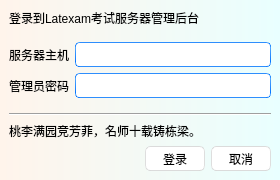
<?xml version="1.0" encoding="UTF-8"?>
<ui version="4.0">
 <class>LoginWindow</class>
 <widget class="QMainWindow" name="LoginWindow">
  <property name="geometry">
   <rect>
    <x>0</x>
    <y>0</y>
    <width>280</width>
    <height>180</height>
   </rect>
  </property>
  <property name="minimumSize">
   <size>
    <width>280</width>
    <height>180</height>
   </size>
  </property>
  <property name="windowTitle">
   <string>Latexam - 登录管理面板</string>
  </property>
  <property name="windowIcon">
   <iconset>
    <normalon>:/latexam/Latexam.ico</normalon>
   </iconset>
  </property>
  <property name="styleSheet">
   <string notr="true">/*
Aqua Style Sheet for QT Applications
Author: Jaime A. Quiroga P.
Company: GTRONICK
Last updated: 22/01/2019, 07:55.
Available at: https://github.com/GTRONICK/QSS/blob/master/Aqua.qss
*/
QMainWindow {
	background-color: qlineargradient(spread:pad, x1:0, y1:0, x2:1, y2:0, stop:0 rgba(255, 244, 235, 255), stop:1 rgba(233, 255, 255, 255));
}
QTextEdit {
	border-width: 1px;
	border-style: solid;
	border-color: qlineargradient(spread:pad, x1:0.5, y1:1, x2:0.5, y2:0, stop:0 rgba(0, 113, 255, 255), stop:1 rgba(91, 171, 252, 255));
}
QPlainTextEdit {
	border-width: 1px;
	border-style: solid;
	border-color: qlineargradient(spread:pad, x1:0.5, y1:1, x2:0.5, y2:0, stop:0 rgba(0, 113, 255, 255), stop:1 rgba(91, 171, 252, 255));
}
QToolButton {
	border-style: solid;
	border-top-color: qlineargradient(spread:pad, x1:0.5, y1:1, x2:0.5, y2:0, stop:0 rgb(215, 215, 215), stop:1 rgb(222, 222, 222));
	border-right-color: qlineargradient(spread:pad, x1:0, y1:0.5, x2:1, y2:0.5, stop:0 rgb(217, 217, 217), stop:1 rgb(227, 227, 227));
	border-left-color: qlineargradient(spread:pad, x1:0, y1:0.5, x2:1, y2:0.5, stop:0 rgb(227, 227, 227), stop:1 rgb(217, 217, 217));
	border-bottom-color: qlineargradient(spread:pad, x1:0.5, y1:1, x2:0.5, y2:0, stop:0 rgb(215, 215, 215), stop:1 rgb(222, 222, 222));
	border-width: 1px;
	border-radius: 5px;
	color: rgb(0,0,0);
	padding: 2px;
	background-color: rgb(255,255,255);
}
QToolButton:hover{
	border-style: solid;
	border-top-color: qlineargradient(spread:pad, x1:0.5, y1:1, x2:0.5, y2:0, stop:0 rgb(195, 195, 195), stop:1 rgb(222, 222, 222));
	border-right-color: qlineargradient(spread:pad, x1:0, y1:0.5, x2:1, y2:0.5, stop:0 rgb(197, 197, 197), stop:1 rgb(227, 227, 227));
	border-left-color: qlineargradient(spread:pad, x1:0, y1:0.5, x2:1, y2:0.5, stop:0 rgb(227, 227, 227), stop:1 rgb(197, 197, 197));
	border-bottom-color: qlineargradient(spread:pad, x1:0.5, y1:1, x2:0.5, y2:0, stop:0 rgb(195, 195, 195), stop:1 rgb(222, 222, 222));
	border-width: 1px;
	border-radius: 5px;
	color: rgb(0,0,0);
	padding: 2px;
	background-color: rgb(255,255,255);
}
QToolButton:pressed{
	border-style: solid;
	border-top-color: qlineargradient(spread:pad, x1:0.5, y1:1, x2:0.5, y2:0, stop:0 rgb(215, 215, 215), stop:1 rgb(222, 222, 222));
	border-right-color: qlineargradient(spread:pad, x1:0, y1:0.5, x2:1, y2:0.5, stop:0 rgb(217, 217, 217), stop:1 rgb(227, 227, 227));
	border-left-color: qlineargradient(spread:pad, x1:0, y1:0.5, x2:1, y2:0.5, stop:0 rgb(227, 227, 227), stop:1 rgb(217, 217, 217));
	border-bottom-color: qlineargradient(spread:pad, x1:0.5, y1:1, x2:0.5, y2:0, stop:0 rgb(215, 215, 215), stop:1 rgb(222, 222, 222));
	border-width: 1px;
	border-radius: 5px;
	color: rgb(0,0,0);
	padding: 2px;
	background-color: rgb(142,142,142);
}
QPushButton{
	border-style: solid;
	border-top-color: qlineargradient(spread:pad, x1:0.5, y1:1, x2:0.5, y2:0, stop:0 rgb(215, 215, 215), stop:1 rgb(222, 222, 222));
	border-right-color: qlineargradient(spread:pad, x1:0, y1:0.5, x2:1, y2:0.5, stop:0 rgb(217, 217, 217), stop:1 rgb(227, 227, 227));
	border-left-color: qlineargradient(spread:pad, x1:0, y1:0.5, x2:1, y2:0.5, stop:0 rgb(227, 227, 227), stop:1 rgb(217, 217, 217));
	border-bottom-color: qlineargradient(spread:pad, x1:0.5, y1:1, x2:0.5, y2:0, stop:0 rgb(215, 215, 215), stop:1 rgb(222, 222, 222));
	border-width: 1px;
	border-radius: 5px;
	color: rgb(0,0,0);
	padding: 2px;
	background-color: rgb(255,255,255);
}
QPushButton::default{
	border-style: solid;
	border-top-color: qlineargradient(spread:pad, x1:0.5, y1:1, x2:0.5, y2:0, stop:0 rgb(215, 215, 215), stop:1 rgb(222, 222, 222));
	border-right-color: qlineargradient(spread:pad, x1:0, y1:0.5, x2:1, y2:0.5, stop:0 rgb(217, 217, 217), stop:1 rgb(227, 227, 227));
	border-left-color: qlineargradient(spread:pad, x1:0, y1:0.5, x2:1, y2:0.5, stop:0 rgb(227, 227, 227), stop:1 rgb(217, 217, 217));
	border-bottom-color: qlineargradient(spread:pad, x1:0.5, y1:1, x2:0.5, y2:0, stop:0 rgb(215, 215, 215), stop:1 rgb(222, 222, 222));
	border-width: 1px;
	border-radius: 5px;
	color: rgb(0,0,0);
	padding: 2px;
	background-color: rgb(255,255,255);
}
QPushButton:hover{
	border-style: solid;
	border-top-color: qlineargradient(spread:pad, x1:0.5, y1:1, x2:0.5, y2:0, stop:0 rgb(195, 195, 195), stop:1 rgb(222, 222, 222));
	border-right-color: qlineargradient(spread:pad, x1:0, y1:0.5, x2:1, y2:0.5, stop:0 rgb(197, 197, 197), stop:1 rgb(227, 227, 227));
	border-left-color: qlineargradient(spread:pad, x1:0, y1:0.5, x2:1, y2:0.5, stop:0 rgb(227, 227, 227), stop:1 rgb(197, 197, 197));
	border-bottom-color: qlineargradient(spread:pad, x1:0.5, y1:1, x2:0.5, y2:0, stop:0 rgb(195, 195, 195), stop:1 rgb(222, 222, 222));
	border-width: 1px;
	border-radius: 5px;
	color: rgb(0,0,0);
	padding: 2px;
	background-color: rgb(255,255,255);
}
QPushButton:pressed{
	border-style: solid;
	border-top-color: qlineargradient(spread:pad, x1:0.5, y1:1, x2:0.5, y2:0, stop:0 rgb(215, 215, 215), stop:1 rgb(222, 222, 222));
	border-right-color: qlineargradient(spread:pad, x1:0, y1:0.5, x2:1, y2:0.5, stop:0 rgb(217, 217, 217), stop:1 rgb(227, 227, 227));
	border-left-color: qlineargradient(spread:pad, x1:0, y1:0.5, x2:1, y2:0.5, stop:0 rgb(227, 227, 227), stop:1 rgb(217, 217, 217));
	border-bottom-color: qlineargradient(spread:pad, x1:0.5, y1:1, x2:0.5, y2:0, stop:0 rgb(215, 215, 215), stop:1 rgb(222, 222, 222));
	border-width: 1px;
	border-radius: 5px;
	color: rgb(0,0,0);
	padding: 2px;
	background-color: rgb(142,142,142);
}
QPushButton:disabled{
	border-style: solid;
	border-top-color: qlineargradient(spread:pad, x1:0.5, y1:1, x2:0.5, y2:0, stop:0 rgb(215, 215, 215), stop:1 rgb(222, 222, 222));
	border-right-color: qlineargradient(spread:pad, x1:0, y1:0.5, x2:1, y2:0.5, stop:0 rgb(217, 217, 217), stop:1 rgb(227, 227, 227));
	border-left-color: qlineargradient(spread:pad, x1:0, y1:0.5, x2:1, y2:0.5, stop:0 rgb(227, 227, 227), stop:1 rgb(217, 217, 217));
	border-bottom-color: qlineargradient(spread:pad, x1:0.5, y1:1, x2:0.5, y2:0, stop:0 rgb(215, 215, 215), stop:1 rgb(222, 222, 222));
	border-width: 1px;
	border-radius: 5px;
	color: #808086;
	padding: 2px;
	background-color: rgb(142,142,142);
}
QLineEdit {
	border-width: 1px; border-radius: 4px;
	border-style: solid;
	border-color: qlineargradient(spread:pad, x1:0.5, y1:1, x2:0.5, y2:0, stop:0 rgba(0, 113, 255, 255), stop:1 rgba(91, 171, 252, 255));
}
QLabel {
	color: #000000;
}
QLCDNumber {
	color: rgb(0, 113, 255, 255);
}
QProgressBar {
	text-align: center;
	color: rgb(240, 240, 240);
	border-width: 1px; 
	border-radius: 10px;
	border-color: rgb(230, 230, 230);
	border-style: solid;
	background-color:rgb(207,207,207);
}
QProgressBar::chunk {
	background-color: qlineargradient(spread:pad, x1:0.5, y1:1, x2:0.5, y2:0, stop:0 rgba(49, 147, 250, 255), stop:1 rgba(34, 142, 255, 255));
	border-radius: 10px;
}
QMenuBar {
	background-color: qlineargradient(spread:pad, x1:0.5, y1:1, x2:0.5, y2:0, stop:0 rgba(207, 209, 207, 255), stop:1 rgba(230, 229, 230, 255));
}
QMenuBar::item {
	color: #000000;
  	spacing: 3px;
  	padding: 1px 4px;
	background-color: qlineargradient(spread:pad, x1:0.5, y1:1, x2:0.5, y2:0, stop:0 rgba(207, 209, 207, 255), stop:1 rgba(230, 229, 230, 255));
}

QMenuBar::item:selected {
  	background-color: qlineargradient(spread:pad, x1:0.5, y1:1, x2:0.5, y2:0, stop:0 rgba(0, 113, 255, 255), stop:1 rgba(91, 171, 252, 255));
	color: #FFFFFF;
}
QMenu::item:selected {
	border-style: solid;
	border-top-color: transparent;
	border-right-color: transparent;
	border-left-color: qlineargradient(spread:pad, x1:0.5, y1:1, x2:0.5, y2:0, stop:0 rgba(0, 113, 255, 255), stop:1 rgba(91, 171, 252, 255));
	border-bottom-color: transparent;
	border-left-width: 2px;
	color: #000000;
	padding-left:15px;
	padding-top:4px;
	padding-bottom:4px;
	padding-right:7px;
}
QMenu::item {
	border-style: solid;
	border-top-color: transparent;
	border-right-color: transparent;
	border-left-color: transparent;
	border-bottom-color: transparent;
	border-bottom-width: 1px;
	color: #000000;
	padding-left:17px;
	padding-top:4px;
	padding-bottom:4px;
	padding-right:7px;
}
QTabWidget {
	color:rgb(0,0,0);
	background-color:#000000;
}
QTabWidget::pane {
		border-color: rgb(223,223,223);
		background-color:rgb(226,226,226);
		border-style: solid;
		border-width: 2px;
    	border-radius: 6px;
}
QTabBar::tab:first {
	border-style: solid;
	border-left-width:1px;
	border-right-width:0px;
	border-top-width:1px;
	border-bottom-width:1px;
	border-top-color: rgb(209,209,209);
	border-left-color: qlineargradient(spread:pad, x1:0.5, y1:1, x2:0.5, y2:0, stop:0 rgba(209, 209, 209, 209), stop:1 rgba(229, 229, 229, 229));
	border-bottom-color: rgb(229,229,229);
	border-top-left-radius: 4px;
	border-bottom-left-radius: 4px;
	color: #000000;
	padding: 3px;
	margin-left:0px;
	background-color: qlineargradient(spread:pad, x1:0.5, y1:1, x2:0.5, y2:0, stop:0 rgba(247, 247, 247, 255), stop:1 rgba(255, 255, 255, 255));
}
QTabBar::tab:last {
	border-style: solid;
	border-width:1px;
	border-top-color: rgb(209,209,209);
	border-left-color: qlineargradient(spread:pad, x1:0.5, y1:1, x2:0.5, y2:0, stop:0 rgba(209, 209, 209, 209), stop:1 rgba(229, 229, 229, 229));
	border-right-color: qlineargradient(spread:pad, x1:0.5, y1:1, x2:0.5, y2:0, stop:0 rgba(209, 209, 209, 209), stop:1 rgba(229, 229, 229, 229));
	border-bottom-color: rgb(229,229,229);
	border-top-right-radius: 4px;
	border-bottom-right-radius: 4px;
	color: #000000;
	padding: 3px;
	margin-left:0px;
	background-color: qlineargradient(spread:pad, x1:0.5, y1:1, x2:0.5, y2:0, stop:0 rgba(247, 247, 247, 255), stop:1 rgba(255, 255, 255, 255));
}
QTabBar::tab {
	border-style: solid;
	border-top-width:1px;
	border-bottom-width:1px;
	border-left-width:1px;
	border-top-color: rgb(209,209,209);
	border-left-color: qlineargradient(spread:pad, x1:0.5, y1:1, x2:0.5, y2:0, stop:0 rgba(209, 209, 209, 209), stop:1 rgba(229, 229, 229, 229));
	border-bottom-color: rgb(229,229,229);
	color: #000000;
	padding: 3px;
	margin-left:0px;
	background-color: qlineargradient(spread:pad, x1:0.5, y1:1, x2:0.5, y2:0, stop:0 rgba(247, 247, 247, 255), stop:1 rgba(255, 255, 255, 255));
}
QTabBar::tab:selected, QTabBar::tab:last:selected, QTabBar::tab:hover {
  	border-style: solid;
  	border-left-width:1px;
	border-right-color: transparent;
	border-top-color: rgb(209,209,209);
	border-left-color: qlineargradient(spread:pad, x1:0.5, y1:1, x2:0.5, y2:0, stop:0 rgba(209, 209, 209, 209), stop:1 rgba(229, 229, 229, 229));
	border-bottom-color: rgb(229,229,229);
	color: #FFFFFF;
	padding: 3px;
	margin-left:0px;
	background-color: qlineargradient(spread:pad, x1:0.5, y1:1, x2:0.5, y2:0, stop:0 rgba(0, 113, 255, 255), stop:1 rgba(91, 171, 252, 255));
}

QTabBar::tab:selected, QTabBar::tab:first:selected, QTabBar::tab:hover {
  	border-style: solid;
  	border-left-width:1px;
  	border-bottom-width:1px;
  	border-top-width:1px;
	border-right-color: transparent;
	border-top-color: rgb(209,209,209);
	border-left-color: qlineargradient(spread:pad, x1:0.5, y1:1, x2:0.5, y2:0, stop:0 rgba(209, 209, 209, 209), stop:1 rgba(229, 229, 229, 229));
	border-bottom-color: rgb(229,229,229);
	color: #FFFFFF;
	padding: 3px;
	margin-left:0px;
	background-color: qlineargradient(spread:pad, x1:0.5, y1:1, x2:0.5, y2:0, stop:0 rgba(0, 113, 255, 255), stop:1 rgba(91, 171, 252, 255));
}

QCheckBox {
	color: #000000;
	padding: 2px;
}
QCheckBox:disabled {
	color: #808086;
	padding: 2px;
}

QCheckBox:hover {
	border-radius:4px;
	border-style:solid;
	padding-left: 1px;
	padding-right: 1px;
	padding-bottom: 1px;
	padding-top: 1px;
	border-width:1px;
	border-color: transparent;
}
QCheckBox::indicator:checked {

	height: 10px;
	width: 10px;
	border-style:solid;
	border-width: 1px;
	border-color: qlineargradient(spread:pad, x1:0.5, y1:1, x2:0.5, y2:0, stop:0 rgba(0, 113, 255, 255), stop:1 rgba(91, 171, 252, 255));
	color: #000000;
	background-color: qlineargradient(spread:pad, x1:0.5, y1:1, x2:0.5, y2:0, stop:0 rgba(0, 113, 255, 255), stop:1 rgba(91, 171, 252, 255));
}
QCheckBox::indicator:unchecked {

	height: 10px;
	width: 10px;
	border-style:solid;
	border-width: 1px;
	border-color: qlineargradient(spread:pad, x1:0.5, y1:1, x2:0.5, y2:0, stop:0 rgba(0, 113, 255, 255), stop:1 rgba(91, 171, 252, 255));
	color: #000000;
}
QRadioButton {
	color: 000000;
	padding: 1px;
}
QRadioButton::indicator:checked {
	height: 10px;
	width: 10px;
	border-style:solid;
	border-radius:5px;
	border-width: 1px;
	border-color: qlineargradient(spread:pad, x1:0.5, y1:1, x2:0.5, y2:0, stop:0 rgba(0, 113, 255, 255), stop:1 rgba(91, 171, 252, 255));
	color: #a9b7c6;
	background-color: qlineargradient(spread:pad, x1:0.5, y1:1, x2:0.5, y2:0, stop:0 rgba(0, 113, 255, 255), stop:1 rgba(91, 171, 252, 255));
}
QRadioButton::indicator:!checked {
	height: 10px;
	width: 10px;
	border-style:solid;
	border-radius:5px;
	border-width: 1px;
	border-color: qlineargradient(spread:pad, x1:0.5, y1:1, x2:0.5, y2:0, stop:0 rgba(0, 113, 255, 255), stop:1 rgba(91, 171, 252, 255));
	color: #a9b7c6;
	background-color: transparent;
}
QStatusBar {
	color:#027f7f;
}
QSpinBox {
	border-style: solid;
	border-width: 1px;
	border-color: qlineargradient(spread:pad, x1:0.5, y1:1, x2:0.5, y2:0, stop:0 rgba(0, 113, 255, 255), stop:1 rgba(91, 171, 252, 255));
}
QDoubleSpinBox {
	border-style: solid;
	border-width: 1px;
	border-color: qlineargradient(spread:pad, x1:0.5, y1:1, x2:0.5, y2:0, stop:0 rgba(0, 113, 255, 255), stop:1 rgba(91, 171, 252, 255));
}
QTimeEdit {
	border-style: solid;
	border-width: 1px;
	border-color: qlineargradient(spread:pad, x1:0.5, y1:1, x2:0.5, y2:0, stop:0 rgba(0, 113, 255, 255), stop:1 rgba(91, 171, 252, 255));
}
QDateTimeEdit {
	border-style: solid;
	border-width: 1px;
	border-color: qlineargradient(spread:pad, x1:0.5, y1:1, x2:0.5, y2:0, stop:0 rgba(0, 113, 255, 255), stop:1 rgba(91, 171, 252, 255));
}
QDateEdit {
	border-style: solid;
	border-width: 1px;
	border-color: qlineargradient(spread:pad, x1:0.5, y1:1, x2:0.5, y2:0, stop:0 rgba(0, 113, 255, 255), stop:1 rgba(91, 171, 252, 255));
}

QToolBox {
	color: #a9b7c6;
	background-color:#000000;
}
QToolBox::tab {
	color: #a9b7c6;
	background-color:#000000;
}
QToolBox::tab:selected {
	color: #FFFFFF;
	background-color:#000000;
}
QScrollArea {
	color: #FFFFFF;
	background-color:#000000;
}
QSlider::groove:horizontal {
	height: 5px;
	background-color: qlineargradient(spread:pad, x1:0.5, y1:1, x2:0.5, y2:0, stop:0 rgba(49, 147, 250, 255), stop:1 rgba(34, 142, 255, 255));
}
QSlider::groove:vertical {
	width: 5px;
	background-color: qlineargradient(spread:pad, x1:0.5, y1:1, x2:0.5, y2:0, stop:0 rgba(49, 147, 250, 255), stop:1 rgba(34, 142, 255, 255));
}
QSlider::handle:horizontal {
	background: rgb(253,253,253);
	border-style: solid;
	border-width: 1px;
	border-color: rgb(207,207,207);
	width: 12px;
	margin: -5px 0;
	border-radius: 7px;
}
QSlider::handle:vertical {
	background: rgb(253,253,253);
	border-style: solid;
	border-width: 1px;
	border-color: rgb(207,207,207);
	height: 12px;
	margin: 0 -5px;
	border-radius: 7px;
}
QSlider::add-page:horizontal {
    background: rgb(181,181,181);
}
QSlider::add-page:vertical {
    background: rgb(181,181,181);
}
QSlider::sub-page:horizontal {
    background-color: qlineargradient(spread:pad, x1:0.5, y1:1, x2:0.5, y2:0, stop:0 rgba(49, 147, 250, 255), stop:1 rgba(34, 142, 255, 255));
}
QSlider::sub-page:vertical {
    background-color: qlineargradient(spread:pad, y1:0.5, x1:1, y2:0.5, x2:0, stop:0 rgba(49, 147, 250, 255), stop:1 rgba(34, 142, 255, 255));
}
QScrollBar:horizontal {
	max-height: 20px;
	border: 1px transparent grey;
	margin: 0px 20px 0px 20px;
}
QScrollBar:vertical {
	max-width: 20px;
	border: 1px transparent grey;
	margin: 20px 0px 20px 0px;
}
QScrollBar::handle:horizontal {
	background: rgb(253,253,253);
	border-style: solid;
	border-width: 1px;
	border-color: rgb(207,207,207);
	border-radius: 7px;
	min-width: 25px;
}
QScrollBar::handle:horizontal:hover {
	background: rgb(253,253,253);
	border-style: solid;
	border-width: 1px;
	border-color: rgb(147, 200, 200);
	border-radius: 7px;
	min-width: 25px;
}
QScrollBar::handle:vertical {
	background: rgb(253,253,253);
	border-style: solid;
	border-width: 1px;
	border-color: rgb(207,207,207);
	border-radius: 7px;
	min-height: 25px;
}
QScrollBar::handle:vertical:hover {
	background: rgb(253,253,253);
	border-style: solid;
	border-width: 1px;
	border-color: rgb(147, 200, 200);
	border-radius: 7px;
	min-height: 25px;
}
QScrollBar::add-line:horizontal {
   border: 2px transparent grey;
   border-top-right-radius: 7px;
   border-bottom-right-radius: 7px;
   background: rgba(34, 142, 255, 255);
   width: 20px;
   subcontrol-position: right;
   subcontrol-origin: margin;
}
QScrollBar::add-line:horizontal:pressed {
   border: 2px transparent grey;
   border-top-right-radius: 7px;
   border-bottom-right-radius: 7px;
   background: rgb(181,181,181);
   width: 20px;
   subcontrol-position: right;
   subcontrol-origin: margin;
}
QScrollBar::add-line:vertical {
   border: 2px transparent grey;
   border-bottom-left-radius: 7px;
   border-bottom-right-radius: 7px;
   background: rgba(34, 142, 255, 255);
   height: 20px;
   subcontrol-position: bottom;
   subcontrol-origin: margin;
}
QScrollBar::add-line:vertical:pressed {
   border: 2px transparent grey;
   border-bottom-left-radius: 7px;
   border-bottom-right-radius: 7px;
   background: rgb(181,181,181);
   height: 20px;
   subcontrol-position: bottom;
   subcontrol-origin: margin;
}
QScrollBar::sub-line:horizontal {
   border: 2px transparent grey;
   border-top-left-radius: 7px;
   border-bottom-left-radius: 7px;
   background: rgba(34, 142, 255, 255);
   width: 20px;
   subcontrol-position: left;
   subcontrol-origin: margin;
}
QScrollBar::sub-line:horizontal:pressed {
   border: 2px transparent grey;
   border-top-left-radius: 7px;
   border-bottom-left-radius: 7px;
   background: rgb(181,181,181);
   width: 20px;
   subcontrol-position: left;
   subcontrol-origin: margin;
}
QScrollBar::sub-line:vertical {
   border: 2px transparent grey;
   border-top-left-radius: 7px;
   border-top-right-radius: 7px;
   background: rgba(34, 142, 255, 255);
   height: 20px;
   subcontrol-position: top;
   subcontrol-origin: margin;
}
QScrollBar::sub-line:vertical:pressed {
   border: 2px transparent grey;
   border-top-left-radius: 7px;
   border-top-right-radius: 7px;
   background: rgb(181,181,181);
   height: 20px;
   subcontrol-position: top;
   subcontrol-origin: margin;
}
QScrollBar::left-arrow:horizontal {
   border: 1px transparent grey;
   border-top-left-radius: 3px;
   border-bottom-left-radius: 3px;
   width: 6px;
   height: 6px;
   background: white;
}
QScrollBar::right-arrow:horizontal {
   border: 1px transparent grey;
   border-top-right-radius: 3px;
   border-bottom-right-radius: 3px;
   width: 6px;
   height: 6px;
   background: white;
}
QScrollBar::up-arrow:vertical {
   border: 1px transparent grey;
   border-top-left-radius: 3px;
   border-top-right-radius: 3px;
   width: 6px;
   height: 6px;
   background: white;
}
QScrollBar::down-arrow:vertical {
   border: 1px transparent grey;
   border-bottom-left-radius: 3px;
   border-bottom-right-radius: 3px;
   width: 6px;
   height: 6px;
   background: white;
}
QScrollBar::add-page:horizontal, QScrollBar::sub-page:horizontal {
   background: none;
}
QScrollBar::add-page:vertical, QScrollBar::sub-page:vertical {
   background: none;
}</string>
  </property>
  <widget class="QWidget" name="centralwidget">
   <layout class="QVBoxLayout" name="verticalLayout_2">
    <item>
     <layout class="QVBoxLayout" name="verticalLayout">
      <item>
       <widget class="QLabel" name="label_login">
        <property name="text">
         <string>登录到Latexam考试服务器管理后台</string>
        </property>
       </widget>
      </item>
      <item>
       <spacer name="verticalSpacer">
        <property name="orientation">
         <enum>Qt::Vertical</enum>
        </property>
        <property name="sizeHint" stdset="0">
         <size>
          <width>20</width>
          <height>40</height>
         </size>
        </property>
       </spacer>
      </item>
      <item>
       <layout class="QGridLayout" name="gridLayout">
        <item row="1" column="1">
         <widget class="QLineEdit" name="input_password">
          <property name="minimumSize">
           <size>
            <width>0</width>
            <height>25</height>
           </size>
          </property>
          <property name="echoMode">
           <enum>QLineEdit::Password</enum>
          </property>
         </widget>
        </item>
        <item row="0" column="0">
         <widget class="QLabel" name="label_server">
          <property name="text">
           <string>服务器主机</string>
          </property>
         </widget>
        </item>
        <item row="1" column="0" alignment="Qt::AlignHCenter">
         <widget class="QLabel" name="label_password">
          <property name="text">
           <string>管理员密码</string>
          </property>
         </widget>
        </item>
        <item row="0" column="1">
         <widget class="QLineEdit" name="input_server">
          <property name="minimumSize">
           <size>
            <width>0</width>
            <height>25</height>
           </size>
          </property>
         </widget>
        </item>
       </layout>
      </item>
      <item>
       <spacer name="verticalSpacer_2">
        <property name="orientation">
         <enum>Qt::Vertical</enum>
        </property>
        <property name="sizeHint" stdset="0">
         <size>
          <width>20</width>
          <height>40</height>
         </size>
        </property>
       </spacer>
      </item>
      <item>
       <widget class="Line" name="line_2">
        <property name="orientation">
         <enum>Qt::Horizontal</enum>
        </property>
       </widget>
      </item>
      <item>
       <widget class="QLabel" name="label_status">
        <property name="text">
         <string>桃李满园竞芳菲，名师十载铸栋梁。</string>
        </property>
       </widget>
      </item>
      <item>
       <layout class="QHBoxLayout" name="DialogButtonArea">
        <item>
         <spacer name="horizontalSpacer">
          <property name="orientation">
           <enum>Qt::Horizontal</enum>
          </property>
          <property name="sizeHint" stdset="0">
           <size>
            <width>40</width>
            <height>20</height>
           </size>
          </property>
         </spacer>
        </item>
        <item>
         <widget class="QPushButton" name="key_login">
          <property name="minimumSize">
           <size>
            <width>60</width>
            <height>25</height>
           </size>
          </property>
          <property name="text">
           <string>登录</string>
          </property>
         </widget>
        </item>
        <item>
         <widget class="QPushButton" name="key_cancel">
          <property name="minimumSize">
           <size>
            <width>60</width>
            <height>25</height>
           </size>
          </property>
          <property name="text">
           <string>取消</string>
          </property>
         </widget>
        </item>
       </layout>
      </item>
     </layout>
    </item>
   </layout>
  </widget>
 </widget>
 <tabstops>
  <tabstop>input_server</tabstop>
  <tabstop>key_login</tabstop>
  <tabstop>key_cancel</tabstop>
 </tabstops>
 <resources>
  <include location="Latexam.qrc"/>
 </resources>
 <connections>
  <connection>
   <sender>key_login</sender>
   <signal>clicked()</signal>
   <receiver>LoginWindow</receiver>
   <slot>onLogin()</slot>
   <hints>
    <hint type="sourcelabel">
     <x>116</x>
     <y>275</y>
    </hint>
    <hint type="destinationlabel">
     <x>179</x>
     <y>153</y>
    </hint>
   </hints>
  </connection>
  <connection>
   <sender>key_cancel</sender>
   <signal>clicked()</signal>
   <receiver>LoginWindow</receiver>
   <slot>close()</slot>
   <hints>
    <hint type="sourcelabel">
     <x>182</x>
     <y>275</y>
    </hint>
    <hint type="destinationlabel">
     <x>263</x>
     <y>153</y>
    </hint>
   </hints>
  </connection>
  <connection>
   <sender>key_cancel</sender>
   <signal>clicked()</signal>
   <receiver>LoginWindow</receiver>
   <slot>deleteLater()</slot>
   <hints>
    <hint type="sourcelabel">
     <x>182</x>
     <y>275</y>
    </hint>
    <hint type="destinationlabel">
     <x>252</x>
     <y>160</y>
    </hint>
   </hints>
  </connection>
 </connections>
 <slots>
  <slot>onRegister()</slot>
  <slot>onLogin()</slot>
 </slots>
</ui>
